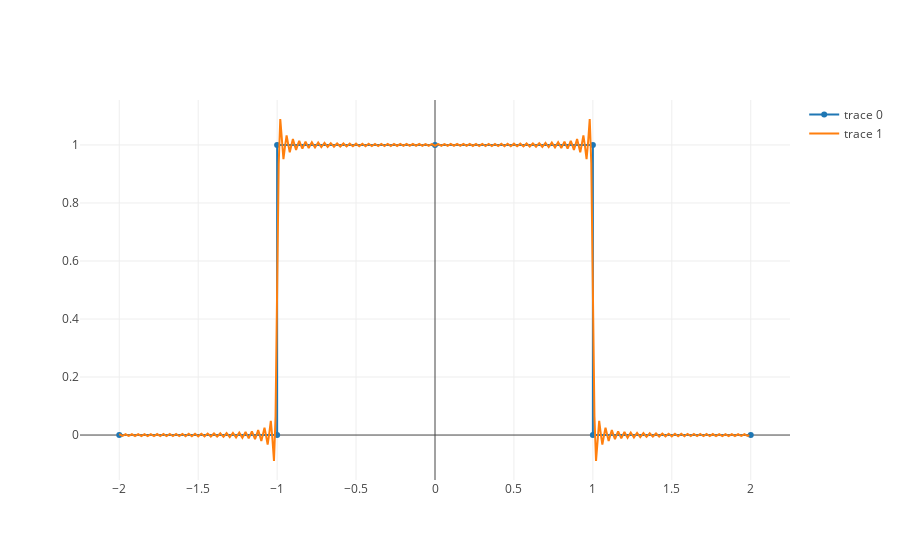

Write notebook code for a chart like this one.
### Code cell
n = 100
x = np.arange(-2, 2, 0.01)

# # without using complex
# y = 0.5*np.ones(x.shape)
# for k in range(1, n+1):
#     y = y + (np.sin(k*np.pi/2)/(k*np.pi/2))*np.cos(x*k*np.pi/2)

# using complex
y = np.zeros(x.shape, dtype=np.complex_)
for k in range(-n, n+1):
    if k == 0:
        y = y + 0.5*np.ones(x.shape, dtype=np.complex_)
    else:
        y = y + 0.5*(np.sin(k*np.pi/2)/(k*np.pi/2))*np.exp(1j*x*k*np.pi/2)
y = y.real

trace0 = go.Scatter(
    x=[-2, -1, -1, 0, 1, 1, 2],
    y=[0, 0, 1, 1, 1, 0, 0]
)
trace1 = go.Scatter(
    x=x.tolist(),
    y=y.tolist()
)
data = [trace0, trace1]

iplot(data)

### Figure 1 — Plotly figure (JSON) as saved in the notebook; plotly's stock layout.template omitted (floating-point values rounded to 4 significant figures; data arrays with more than 128 entries replaced by an {"elided": "..."} marker saying what was removed)
{"data": [{"type": "scatter", "uid": "e5d9080f-1e51-498c-a8fa-ebcefb91e473", "x": [-2, -1, -1, 0, 1, 1, 2], "y": [0, 0, 1, 1, 1, 0, 0]}, {"type": "scatter", "uid": "245e8f04-dcf2-428c-843a-c66e233d994d", "x": {"elided": "400 float values"}, "y": {"elided": "400 float values"}}], "layout": {}}
